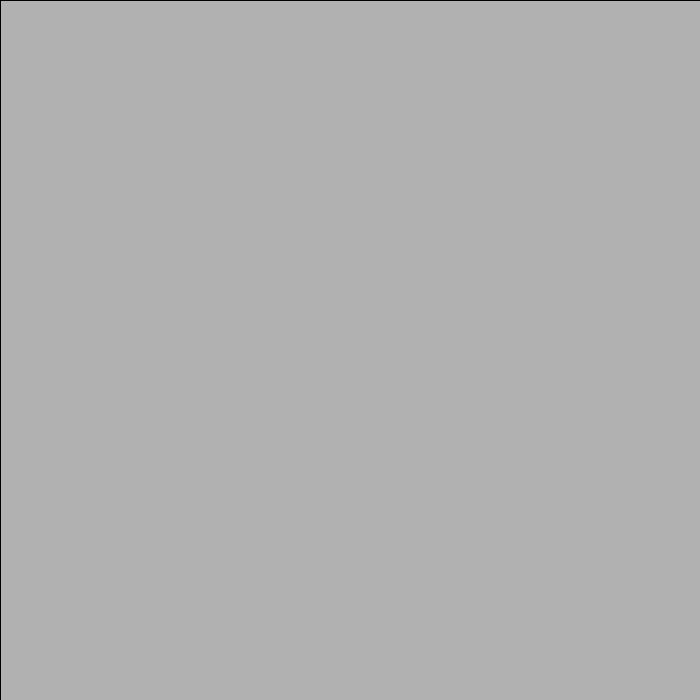
Frame 1 (no input)
Frame 60 (the mouse pressed at the canvas centre just before this capture): identical to frame 1, image omitted
Frame 120 (the mouse held since frame 60 and released just before this capture): identical to frame 1, image omitted

The Processing sketch that drew this single still picture (run headless with seeded random() and noise(); from frame 60 on, the mouse is pressed at the canvas centre):

// Processing sketch: Ejercicio_2
// ── Ejercicio_2.pde
void setup() {
  background (255);
  size(700, 700);
}

void draw() {
  fill (177);
  rect (0, 0, 700, 700);

  if (mousePressed) {
    if (mouseButton == LEFT) {
      fill (0, 255, 0);
      rect (100, 100, 500, 500);
    } else if (mousePressed) {
      if (mouseButton == CENTER) {
        fill(0, 0, 255);
        ellipse(width/2, height/2, 400, 400);
      } else if (mousePressed) {
        if (mouseButton == RIGHT) {
          fill(255, 0, 0);
          triangle(150, 500, 550, 500, 350, 160);
        }
      }
    }
  }
}
